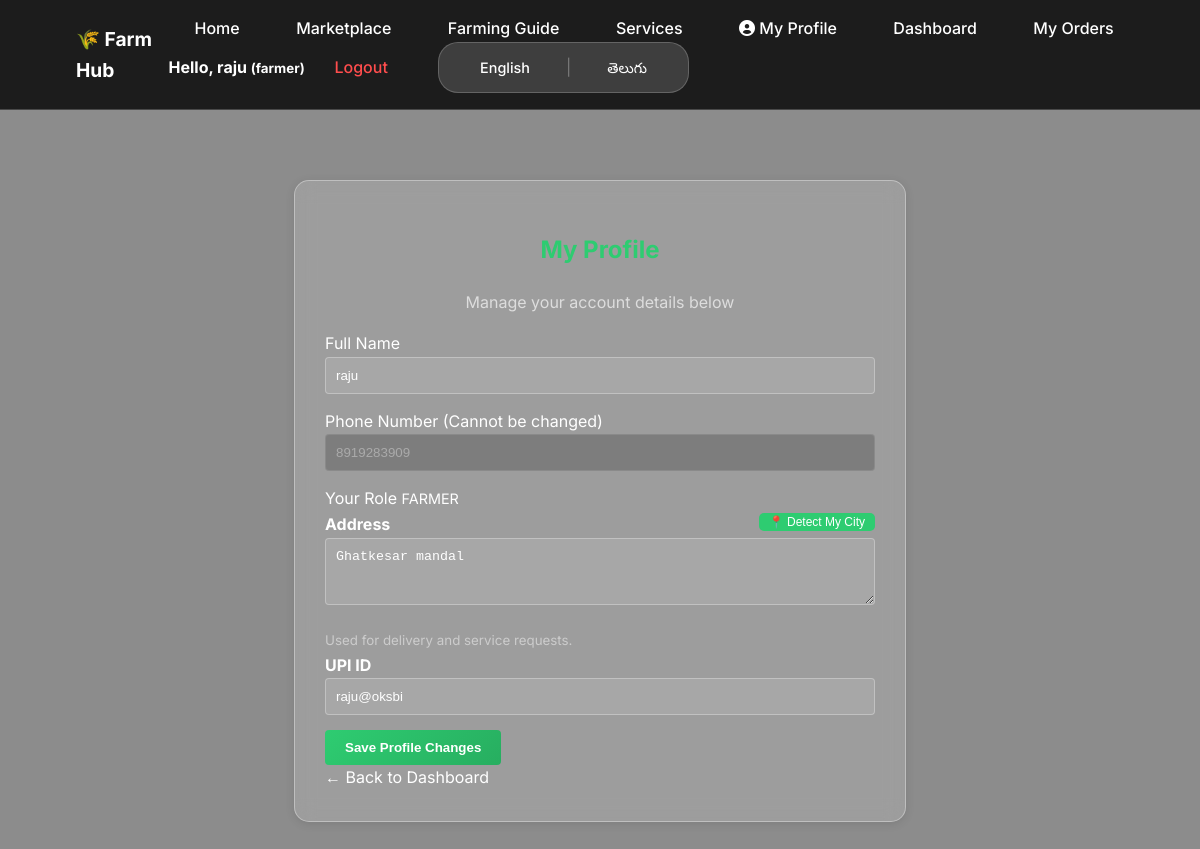
Screenshot of /profile (signed in) with the database file from the repository.
### tables this page shows
CREATE TABLE users (
        id INTEGER PRIMARY KEY AUTOINCREMENT, 
        name TEXT NOT NULL, 
        phone TEXT UNIQUE NOT NULL, 
        password TEXT NOT NULL, 
        role TEXT NOT NULL, 
        upi_id TEXT, 
        address TEXT);

### app.py (the view, shortened to what this page needs)
@app.route('/profile', methods=['GET', 'POST'])
@login_required
def profile():
    conn = get_db_connection()
    user_id = session['user_id']
    user = conn.execute('SELECT * FROM users WHERE id = ?', (user_id,)).fetchone()
    conn.close()
    return render_template('profile.html', user=user)

### app.py (called while the page is built)
def get_locale():
    return session.get('lang', request.accept_languages.best_match(['en', 'te']))

def get_db_connection():
    conn = sqlite3.connect(DB_NAME, timeout=20)
    conn.row_factory = sqlite3.Row
    conn.execute('PRAGMA journal_mode=WAL;')
    return conn

def login_required(f):
    @wraps(f)
    def wrapper(*args, **kwargs):
        if 'user_id' not in session:
            flash(_('Please log in first.'), 'danger')
            return redirect(url_for('login'))
        return f(*args, **kwargs)
    return wrapper

### templates/profile.html (shortened to what this page needs)
{% extends 'base.html' %}
{% block content %}
<div class="form-container" style="max-width: 550px; margin: 50px auto; padding: 30px;
    background: rgba(255, 255, 255, 0.15); backdrop-filter: blur(10px);
    border-radius: 15px; border: 1px solid rgba(255, 255, 255, 0.35); color: white;">
    <h2 style="text-align: center; color: #2ecc71; font-weight: 700;">{{ _('My Profile') }}</h2>
    <p style="text-align: center; color: #ddd;">{{ _('Manage your account details below') }}</p>
    <form method="post">
        <div class="mb-3">
            <label class="form-label">{{ _('Full Name') }}</label>
            <input type="text" name="name" value="{{ user['name'] }}" required class="form-control"
                   style="background: rgba(255,255,255,0.1); color: white; border: 1px solid rgba(255,255,255,0.3);">
        </div>
        <div class="mb-3">
            <label class="form-label">{{ _('Phone Number (Cannot be changed)') }}</label>
            <input type="text" value="{{ user['phone'] }}" disabled class="form-control"
                   style="background: rgba(0,0,0,0.2); color: #aaa; border: 1px solid rgba(255,255,255,0.1);">
        </div>
        <div class="mb-3">
            <label class="form-label">{{ _('Your Role') }}</label>
            <span class="badge bg-success d-block p-2" style="font-size: 0.9rem;">{{ user['role'] | upper }}</span>
        </div>
        <div class="mb-3">
            <div style="display: flex; justify-content: space-between; align-items: center;">
                <label class="form-label"><strong>{{ _('Address') }}</strong></label>
                <button type="button" onclick="detectCity()"
                        style="background: #2ecc71; border: none; color: white; padding: 2px 10px; border-radius: 5px; cursor: pointer; font-size: 12px; margin-bottom: 5px;">
                    📍 {{ _('Detect My City') }}
                </button>
            </div>
            <textarea name="address" id="addressInput" rows="3" class="form-control"
                      style="background: rgba(255,255,255,0.1); color: white; border: 1px solid rgba(255,255,255,0.3);">{{ user['address'] }}</textarea>
            <small style="color: #ccc;">{{ _('Used for delivery and service requests.') }}</small>
        </div>
        {% if user['role'] != 'customer' %}
        <div class="mb-3">
            <label class="form-label"><strong>{{ _('UPI ID') }}</strong></label>
            <input type="text" name="upi_id" value="{{ user['upi_id'] }}" class="form-control"
                   style="background: rgba(255,255,255,0.1); color: white; border: 1px solid rgba(255,255,255,0.3);">
        </div>
        {% endif %}
        <button type="submit" class="btn btn-success w-100 py-2 mt-3"
                style="background: linear-gradient(135deg,#2ecc71,#27ae60); border: none; font-weight: bold;">
            {{ _('Save Profile Changes') }}
        </button>
    </form>
    <div class="mt-4 text-center">
        <a href="{{ url_for('dashboard') }}" style="color: white; text-decoration: none;">← {{ _('Back to Dashboard') }}</a>
    </div>
</div>
{% endblock %}

### templates/base.html (shortened to what this page needs)
<!DOCTYPE html>
<html lang="{{ session.get('lang', 'en') }}">
<head>
    <link rel="stylesheet" href="https://cdnjs.cloudflare.com/ajax/libs/font-awesome/6.0.0/css/all.min.css">
    <link rel="stylesheet" href="{{ url_for('static', filename='style.css') }}">
</head>
<body class="{% block body_class %}{% endblock %}">
<nav class="navbar">
    <a href="{{ url_for('index') }}" class="logo">🌾 Farm Hub</a>
    <div class="nav-links">
        <a href="{{ url_for('index') }}">{{ _('Home') }}</a>
        <a href="{{ url_for('marketplace') }}">{{ _('Marketplace') }}</a>
        {% if session.get('role') == 'farmer' %}
            <a href="{{ url_for('farming_guide') }}">{{ _('Farming Guide') }}</a>
            <a href="{{ url_for('services') }}">{{ _('Services') }}</a>
        {% endif %}
        {% if session.get('user_id') %}
            <a href="{{ url_for('profile') }}"><i class="fa fa-user-circle"></i> {{ _('My Profile') }}</a>
            <a href="{{ url_for('dashboard') }}">{{ _('Dashboard') }}</a>
            <a href="{{ url_for('view_orders') }}">{{ _('My Orders') }}</a>
            <span style="margin-left: 15px; font-weight: bold; color: white;">
                {{ _('Hello') }}, {{ session.get('name') }}
                <small>({{ session.get('role') }})</small>
            </span>
            <a href="{{ url_for('logout') }}" style="color: #ff4d4d; margin-left: 10px;">
                {{ _('Logout') }}
            </a>
        {% else %}
            <a href="{{ url_for('login') }}">{{ _('Login') }}</a>
            <a href="{{ url_for('register') }}"
               style="background: #27ae60; padding: 8px 15px; border-radius: 5px;">
                {{ _('Register') }}
            </a>
        {% endif %}
        <div class="lang-container">
            <a href="{{ url_for('set_language', lang_code='en') }}"
               class="lang-link {% if session.get('lang') == 'en' %}active-lang{% endif %}">
               English
            </a>
            <span style="color: rgba(255,255,255,0.3)">|</span>
            <a href="{{ url_for('set_language', lang_code='te') }}"
               class="lang-link {% if session.get('lang') == 'te' %}active-lang{% endif %}">
               తెలుగు
            </a>
        </div>
    </div>
</nav>
<div class="container" style="padding: 20px 5%;">
    {% block content %}{% endblock %}
</div>
</body>
</html>

### static/style.css (style rules this page uses)
:root { --primary-color: #2ecc71; --secondary-color: #27ae60; --dark-color: #34495e; --light-color: #ecf0f1; --danger-color: #e74c3c; }
body { font-family: 'Segoe UI', Tahoma, Geneva, Verdana, sans-serif; line-height: 1.6; margin: 0; background-color: #f4f7f6; color: #333; }
.navbar { background-color: var(--primary-color); color: white; padding: 1rem; display: flex; justify-content: space-between; align-items: center; }
.navbar a { color: white; text-decoration: none; padding: 0.5rem 1rem; }
.navbar .logo { font-weight: bold; font-size: 1.2rem; }
.container { width: 80%; margin: auto; overflow: hidden; padding: 2rem 0; }
.form-container { background: white; padding: 2rem; border-radius: 8px; box-shadow: 0 2px 10px rgba(0,0,0,0.1); max-width: 500px; margin: 2rem auto; }
input, select, textarea { width: 100%; padding: 10px; margin-bottom: 15px; border: 1px solid #ddd; border-radius: 4px; box-sizing: border-box; }
.btn { display: inline-block; background: var(--primary-color); color: white; padding: 10px 20px; border: none; border-radius: 4px; cursor: pointer; text-decoration: none; }

### templates/base.html (style rules this page uses)
:root { --glass: rgba(255, 255, 255, 0.15); --border: rgba(255, 255, 255, 0.2); }
body { font-family: 'Inter', sans-serif; margin: 0; padding: 0; }
.navbar { display: flex; justify-content: space-between; align-items: center; padding: 1rem 5%; background: rgba(0, 0, 0, 0.8) !important; backdrop-filter: blur(10px); -webkit-backdrop-filter: blur(10px); border-bottom: 1px solid var(--border); position: sticky; top: 0; z-index: 1000; }
.logo { font-size: 1.5rem; font-weight: 700; color: #2ecc71; text-decoration: none; }
.nav-links a { color: white; text-decoration: none; margin: 0 10px; font-weight: 500; transition: 0.3s; }
.lang-container { display: inline-flex; background: var(--glass); padding: 5px 15px; border-radius: 20px; border: 1px solid var(--border); align-items: center; gap: 10px; margin-left: 20px; }
.lang-link { color: white; text-decoration: none; font-size: 0.9rem; }
body { top: 0px !important; }

### templates/profile.html (style rules this page uses)
body { background: linear-gradient(rgba(0, 0, 0, 0.45), rgba(0, 0, 0, 0.45)), url('https://images.unsplash.com/photo-1598519102179-6547728a67b1?q=80&w=687&auto=format&fit=crop&ixlib=rb-4.1.0&ixid=M3wxMjA3fDB8MHxwaG90by1wYWdlfHx8fGVufDB8fHx8fA%3D%3D'); background-attachment: fixed; background-size: cover; min-height: 100vh; }

### rows the page displays
users: get "raju", get "farmer", name "raju", phone "8919283909", role "FARMER", address "Ghatkesar mandal", upi_id "raju@oksbi"
